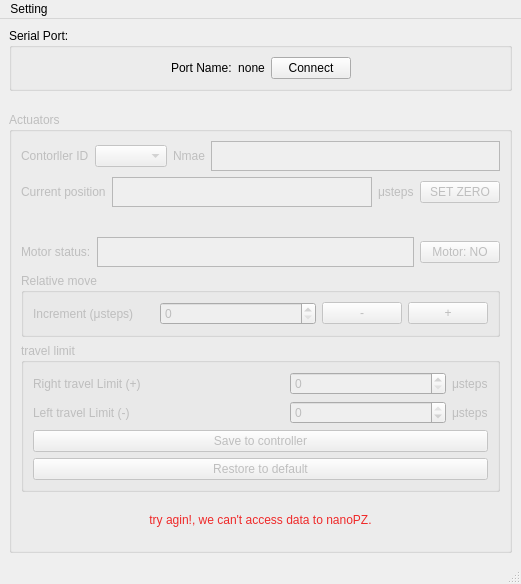
<?xml version="1.0" encoding="UTF-8"?>
<ui version="4.0">
 <class>MainWindow</class>
 <widget class="QMainWindow" name="MainWindow">
  <property name="geometry">
   <rect>
    <x>0</x>
    <y>0</y>
    <width>521</width>
    <height>584</height>
   </rect>
  </property>
  <property name="windowTitle">
   <string>MainWindow</string>
  </property>
  <widget class="QWidget" name="centralwidget">
   <layout class="QVBoxLayout" name="verticalLayout_6">
    <item>
     <layout class="QVBoxLayout" name="verticalLayout">
      <item>
       <widget class="QGroupBox" name="groupBox">
        <property name="title">
         <string>Serial Port:</string>
        </property>
        <layout class="QHBoxLayout" name="horizontalLayout">
         <item>
          <spacer name="horizontalSpacer_4">
           <property name="orientation">
            <enum>Qt::Horizontal</enum>
           </property>
           <property name="sizeHint" stdset="0">
            <size>
             <width>40</width>
             <height>20</height>
            </size>
           </property>
          </spacer>
         </item>
         <item>
          <widget class="QLabel" name="serialport_label">
           <property name="text">
            <string>Port Name:</string>
           </property>
          </widget>
         </item>
         <item>
          <widget class="QLabel" name="serialport_name_label">
           <property name="text">
            <string>none</string>
           </property>
           <property name="alignment">
            <set>Qt::AlignCenter</set>
           </property>
          </widget>
         </item>
         <item>
          <widget class="QPushButton" name="ConnectPortButton">
           <property name="text">
            <string>Connect</string>
           </property>
          </widget>
         </item>
         <item>
          <spacer name="horizontalSpacer">
           <property name="orientation">
            <enum>Qt::Horizontal</enum>
           </property>
           <property name="sizeHint" stdset="0">
            <size>
             <width>40</width>
             <height>20</height>
            </size>
           </property>
          </spacer>
         </item>
        </layout>
       </widget>
      </item>
      <item>
       <spacer name="verticalSpacer">
        <property name="orientation">
         <enum>Qt::Vertical</enum>
        </property>
        <property name="sizeType">
         <enum>QSizePolicy::Preferred</enum>
        </property>
        <property name="sizeHint" stdset="0">
         <size>
          <width>7</width>
          <height>15</height>
         </size>
        </property>
       </spacer>
      </item>
      <item>
       <widget class="QGroupBox" name="contorl_groupBox">
        <property name="enabled">
         <bool>false</bool>
        </property>
        <property name="title">
         <string>Actuators</string>
        </property>
        <layout class="QVBoxLayout" name="verticalLayout_2">
         <item>
          <layout class="QHBoxLayout" name="horizontalLayout_2">
           <item>
            <widget class="QLabel" name="contorl_id_label">
             <property name="text">
              <string>Contorller ID</string>
             </property>
            </widget>
           </item>
           <item>
            <widget class="QComboBox" name="contorller_id_comboBox"/>
           </item>
           <item>
            <layout class="QHBoxLayout" name="horizontalLayout_4">
             <item>
              <widget class="QLabel" name="name_label">
               <property name="text">
                <string>Nmae</string>
               </property>
              </widget>
             </item>
             <item>
              <widget class="QTextBrowser" name="name_textBrowser">
               <property name="maximumSize">
                <size>
                 <width>16777215</width>
                 <height>30</height>
                </size>
               </property>
              </widget>
             </item>
            </layout>
           </item>
          </layout>
         </item>
         <item>
          <layout class="QHBoxLayout" name="horizontalLayout_5">
           <item>
            <widget class="QLabel" name="current_position_label">
             <property name="text">
              <string>Current position</string>
             </property>
            </widget>
           </item>
           <item>
            <widget class="QTextBrowser" name="current_position_textBrowser">
             <property name="maximumSize">
              <size>
               <width>16777215</width>
               <height>30</height>
              </size>
             </property>
            </widget>
           </item>
           <item>
            <widget class="QLabel" name="usteps_label">
             <property name="text">
              <string>μsteps</string>
             </property>
            </widget>
           </item>
           <item>
            <widget class="QPushButton" name="set_zero_pushButton">
             <property name="text">
              <string>SET ZERO</string>
             </property>
            </widget>
           </item>
          </layout>
         </item>
         <item>
          <spacer name="verticalSpacer_2">
           <property name="orientation">
            <enum>Qt::Vertical</enum>
           </property>
           <property name="sizeType">
            <enum>QSizePolicy::Preferred</enum>
           </property>
           <property name="sizeHint" stdset="0">
            <size>
             <width>20</width>
             <height>24</height>
            </size>
           </property>
          </spacer>
         </item>
         <item>
          <layout class="QHBoxLayout" name="horizontalLayout_6">
           <item>
            <widget class="QLabel" name="motor_status_label">
             <property name="text">
              <string>Motor status:</string>
             </property>
            </widget>
           </item>
           <item>
            <widget class="QTextBrowser" name="motor_status_textBrowser">
             <property name="maximumSize">
              <size>
               <width>16777215</width>
               <height>30</height>
              </size>
             </property>
            </widget>
           </item>
           <item>
            <widget class="QPushButton" name="motor_pushButton">
             <property name="text">
              <string>Motor: NO</string>
             </property>
            </widget>
           </item>
          </layout>
         </item>
         <item>
          <widget class="QGroupBox" name="groupBox_2">
           <property name="font">
            <font>
             <family>Ubuntu</family>
             <bold>false</bold>
             <stylestrategy>PreferDefault</stylestrategy>
            </font>
           </property>
           <property name="layoutDirection">
            <enum>Qt::LeftToRight</enum>
           </property>
           <property name="autoFillBackground">
            <bool>false</bool>
           </property>
           <property name="title">
            <string>Relative move</string>
           </property>
           <property name="flat">
            <bool>false</bool>
           </property>
           <layout class="QVBoxLayout" name="verticalLayout_3">
            <item>
             <layout class="QHBoxLayout" name="horizontalLayout_3">
              <item>
               <widget class="QLabel" name="increament_label">
                <property name="text">
                 <string>Increment (μsteps)</string>
                </property>
               </widget>
              </item>
              <item>
               <spacer name="horizontalSpacer_5">
                <property name="orientation">
                 <enum>Qt::Horizontal</enum>
                </property>
                <property name="sizeHint" stdset="0">
                 <size>
                  <width>40</width>
                  <height>20</height>
                 </size>
                </property>
               </spacer>
              </item>
              <item>
               <widget class="QSpinBox" name="increament_spinBox">
                <property name="minimumSize">
                 <size>
                  <width>156</width>
                  <height>0</height>
                 </size>
                </property>
                <property name="minimum">
                 <number>0</number>
                </property>
                <property name="maximum">
                 <number>1000000</number>
                </property>
               </widget>
              </item>
              <item>
               <widget class="QPushButton" name="del_relative_pushButton">
                <property name="minimumSize">
                 <size>
                  <width>0</width>
                  <height>0</height>
                 </size>
                </property>
                <property name="text">
                 <string>-</string>
                </property>
               </widget>
              </item>
              <item>
               <widget class="QPushButton" name="add_relative_pushButton">
                <property name="text">
                 <string>+</string>
                </property>
               </widget>
              </item>
             </layout>
            </item>
           </layout>
          </widget>
         </item>
         <item>
          <widget class="QGroupBox" name="limit_groupBox">
           <property name="title">
            <string>travel limit</string>
           </property>
           <layout class="QVBoxLayout" name="verticalLayout_5">
            <item>
             <layout class="QHBoxLayout" name="horizontalLayout_7">
              <item>
               <widget class="QLabel" name="right_travel_limit_label">
                <property name="text">
                 <string>Right travel Limit (+)</string>
                </property>
               </widget>
              </item>
              <item>
               <spacer name="horizontalSpacer_2">
                <property name="orientation">
                 <enum>Qt::Horizontal</enum>
                </property>
                <property name="sizeHint" stdset="0">
                 <size>
                  <width>40</width>
                  <height>20</height>
                 </size>
                </property>
               </spacer>
              </item>
              <item>
               <widget class="QSpinBox" name="right_travel_limit_spinBox">
                <property name="minimumSize">
                 <size>
                  <width>156</width>
                  <height>0</height>
                 </size>
                </property>
                <property name="minimum">
                 <number>0</number>
                </property>
                <property name="maximum">
                 <number>10000000</number>
                </property>
               </widget>
              </item>
              <item>
               <widget class="QLabel" name="usteps_label_3">
                <property name="text">
                 <string>μsteps</string>
                </property>
               </widget>
              </item>
             </layout>
            </item>
            <item>
             <layout class="QHBoxLayout" name="horizontalLayout_8">
              <item>
               <widget class="QLabel" name="left_travel_limit_label">
                <property name="text">
                 <string>Left travel Limit (-)</string>
                </property>
               </widget>
              </item>
              <item>
               <spacer name="horizontalSpacer_3">
                <property name="orientation">
                 <enum>Qt::Horizontal</enum>
                </property>
                <property name="sizeHint" stdset="0">
                 <size>
                  <width>40</width>
                  <height>20</height>
                 </size>
                </property>
               </spacer>
              </item>
              <item>
               <widget class="QSpinBox" name="left_travel_limit_spinBox">
                <property name="minimumSize">
                 <size>
                  <width>156</width>
                  <height>0</height>
                 </size>
                </property>
                <property name="minimum">
                 <number>-10000000</number>
                </property>
                <property name="maximum">
                 <number>0</number>
                </property>
                <property name="value">
                 <number>0</number>
                </property>
               </widget>
              </item>
              <item>
               <widget class="QLabel" name="usteps_label_2">
                <property name="text">
                 <string>μsteps</string>
                </property>
               </widget>
              </item>
             </layout>
            </item>
            <item>
             <layout class="QHBoxLayout" name="horizontalLayout_9">
              <item>
               <layout class="QVBoxLayout" name="verticalLayout_4">
                <item>
                 <widget class="QPushButton" name="save_limit_pushButton">
                  <property name="text">
                   <string>Save to controller</string>
                  </property>
                 </widget>
                </item>
                <item>
                 <widget class="QPushButton" name="restore_default_pushButton">
                  <property name="text">
                   <string>Restore to default</string>
                  </property>
                 </widget>
                </item>
               </layout>
              </item>
             </layout>
            </item>
           </layout>
          </widget>
         </item>
         <item>
          <widget class="QLabel" name="warning_label">
           <property name="styleSheet">
            <string notr="true">color: rgb(239, 41, 41);</string>
           </property>
           <property name="text">
            <string>try agin!, we can't access data to nanoPZ.</string>
           </property>
           <property name="textFormat">
            <enum>Qt::AutoText</enum>
           </property>
           <property name="alignment">
            <set>Qt::AlignCenter</set>
           </property>
           <property name="wordWrap">
            <bool>false</bool>
           </property>
          </widget>
         </item>
        </layout>
       </widget>
      </item>
     </layout>
    </item>
   </layout>
  </widget>
  <widget class="QMenuBar" name="menubar">
   <property name="geometry">
    <rect>
     <x>0</x>
     <y>0</y>
     <width>521</width>
     <height>20</height>
    </rect>
   </property>
   <widget class="QMenu" name="menuSetting">
    <property name="title">
     <string>Setting</string>
    </property>
    <addaction name="actionConfigure"/>
    <addaction name="separator"/>
    <addaction name="actionExit"/>
   </widget>
   <addaction name="menuSetting"/>
  </widget>
  <widget class="QStatusBar" name="statusbar"/>
  <action name="actionConfigure">
   <property name="text">
    <string>Serial Port</string>
   </property>
  </action>
  <action name="actionExit">
   <property name="text">
    <string>Exit</string>
   </property>
  </action>
 </widget>
 <resources/>
 <connections/>
</ui>
